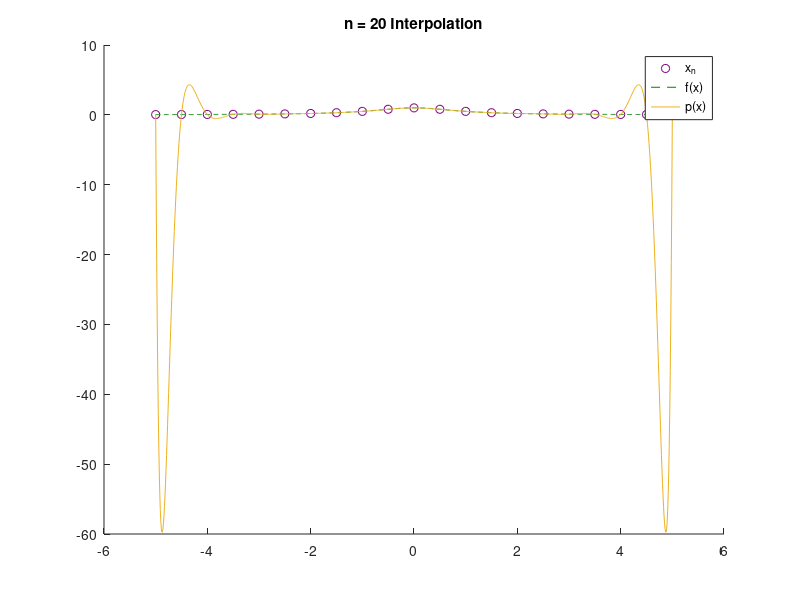

Reproduce this figure in MATLAB.
%Function
funct = @(x)((1 + x.^2).^(-1));

%Initial Variables
n = 20;
%x = zeros(n, 1);
x = linspace(-5, 5, n + 1);

%Chebyshev Nodes
%{
for i = 0:n
    x(i + 1) = 5 * cos(((2 * i + 1) / (2 * n + 2)) * pi);
end
%}

y = funct(x);
x1 = linspace(-5, 5, 1000);
t1 = funct(x1);
L = ones(n + 1, size(x1, 2));

%Lagrange Polynomials
for i = 1:n + 1
    for j = 1:n + 1
        if i ~= j
            L(i, :) = (L(i, :) .* ((x1 - x(j)) / (x(i) - x(j))));
        end
    end
end

%Initialize y-points
y1 = zeros(1, size(L, 2));

%Interpolation
for i = 1:size(y1, 2)
    for j = 1:n + 1
        y1(i) = y1(i) + y(j) * L(j, i);
    end
end

%Error Initial Variables
p = 0;
q = 1 + sqrt(10);
L1 = ones(n + 1, 1);

%Error Lagrange Polynomials
for i = 1:n + 1
    for j = 1:n + 1
        if i ~= j
            L1(i) = (L1(i) .* ((q - x(j)) / (x(i) - x(j))));
        end
    end
end

%Error Interpolation
for j = 1:n + 1
    p = p + y(j) * L1(j);
end

%Calculate Error
err = abs(funct(q) - p);

%Print Error
fprintf('The error at q is: %.8f\n', err);

%Plot
hold on;
plot(x, y, 'o', 'color', [0.5, 0, 0.5]);
plot(x1, t1, '--', 'color', [0, 0.5, 0]);
plot(x1, y1);
legend('x_n', 'f(x)', 'p(x)', 'location', 'best');
title('n = 20 Interpolation');
hold off;